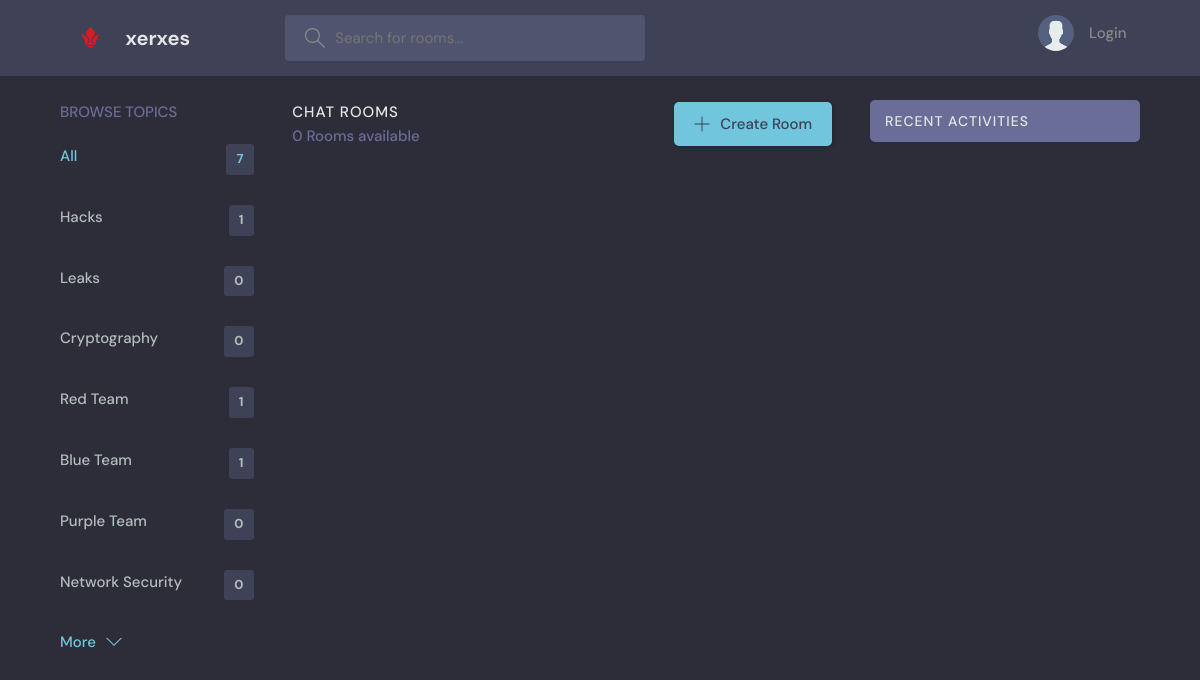
The page /?q=Leaks on the database as committed earlier.
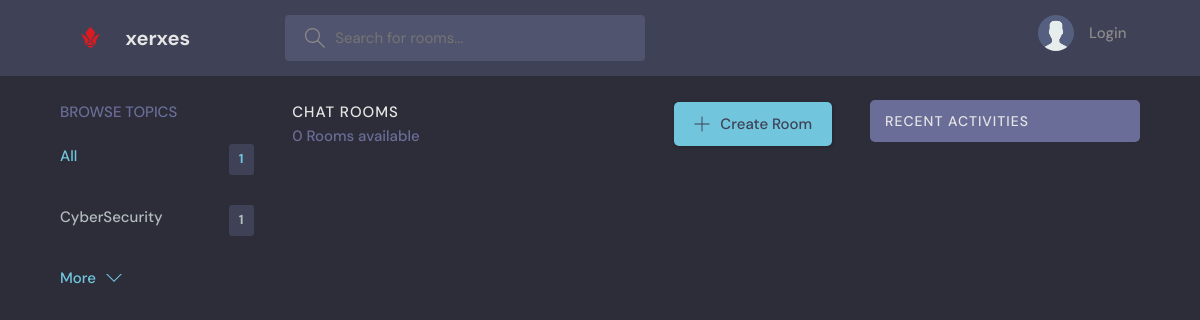
The same page on the database as committed later.
### base/models.py (models this page shows, shortened)
class Topic(models.Model):
    name = models.CharField(max_length=200)

### base/views.py (the view)
# urls.py: path('', views.home, name="home"),
def home(request):
    q = request.GET.get('q') if request.GET.get('q') != None else ''
    rooms = Room.objects.filter(
        Q(topic__name__icontains=q) |
        Q(name__icontains=q) |
        Q(description__icontains=q)
    )
    topics = Topic.objects.all()[0:7]
    room_count = rooms.count()
    room_messages = Message.objects.filter(Q(room__topic__name__icontains=q))
    context = {'rooms': rooms, 'topics': topics, 'room_count': room_count, 'room_messages': room_messages}
    return render(request, 'base/home.html', context)

### base/templates/base/home.html (shortened to what this page needs)
{% extends 'main.html' %}
{% block content %}
    <main class="layout layout--3">
      <div class="container">
        {% include 'base/topics_component.html' %}
        <div class="roomList">
          <div class="roomList__header">
            <div>
              <h2>Chat Rooms</h2>
              <p>{{room_count}} Rooms available</p>
            </div>
            <a class="btn btn--main" href="{% url 'create-room' %}">
              <svg version="1.1" xmlns="http://www.w3.org/2000/svg" width="32" height="32" viewBox="0 0 32 32">
                <title>add</title>
                <path
                  d="M16.943 0.943h-1.885v14.115h-14.115v1.885h14.115v14.115h1.885v-14.115h14.115v-1.885h-14.115v-14.115z"
                ></path>
              </svg>
              Create Room
            </a>
          </div>
        </div>
        {% include 'base/activity_component.html' %}
      </div>
    </main>
{% endblock %}

### base/templates/base/topics_component.html
<div class="topics">
    <div class="topics__header">
      <h2>Browse Topics</h2>
    </div>
    <ul class="topics__list">
      <li>
        <a href="{% url 'home' %}" class="active">All <span>{{topics.count}}</span></a>
      </li>
      {% for topic in topics %}
      <li>
        <a href="{% url 'home' %}?q={{topic.name}}">{{topic.name}}<span>{{topic.room_set.all.count}}</span></a>
      </li>
      {% endfor %}
    </ul>
    <a class="btn btn--link" href="{% url 'topics' %}">
      More
      <svg version="1.1" xmlns="http://www.w3.org/2000/svg" width="32" height="32" viewBox="0 0 32 32">
        <title>chevron-down</title>
        <path d="M16 21l-13-13h-3l16 16 16-16h-3l-13 13z"></path>
      </svg>
    </a>
  </div>

Rows that differ between the two databases and show on the page:
removed Topic: name "Leaks", room_set.all.count "0"
removed Topic: name "Cryptography", room_set.all.count "0"
removed Topic: name "Red Team", room_set.all.count "1"
removed Topic: name "Blue Team", room_set.all.count "1"
removed Topic: name "Purple Team", room_set.all.count "0"
removed Topic: name "Network Security", room_set.all.count "0"
changed Topic id 1: name "Hacks" → "CyberSecurity"
Other text that changed with them:
{{ topics.count }}: "7" → "1"
